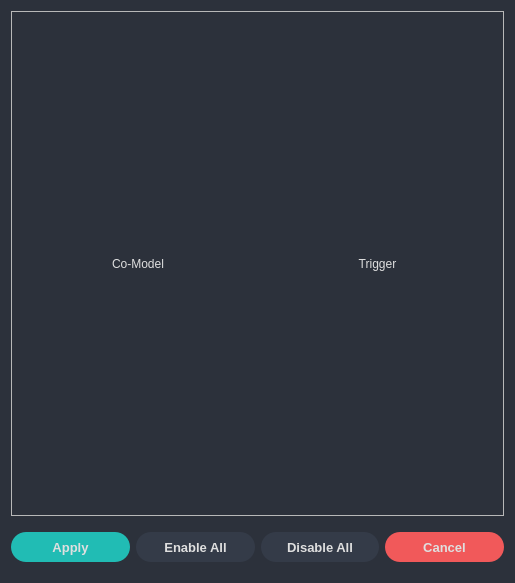
<?xml version="1.0" encoding="UTF-8"?>
<ui version="4.0">
 <class>TriggersWindow</class>
 <widget class="QWidget" name="TriggersWindow">
  <property name="geometry">
   <rect>
    <x>0</x>
    <y>0</y>
    <width>515</width>
    <height>583</height>
   </rect>
  </property>
  <property name="windowTitle">
   <string>Triggers</string>
  </property>
  <property name="windowIcon">
   <iconset resource="../res/res.qrc">
    <normaloff>:/icons/icons/design_creator_icon.ico</normaloff>:/icons/icons/design_creator_icon.ico</iconset>
  </property>
  <property name="styleSheet">
   <string notr="true">#TriggersWindow, #scrollAreaWidgetContents{
	background-color: rgb(44, 49, 59);
}
/* Label */
QLabel{
	color: rgb(223, 223, 223);	
	font: 87 9pt &quot;Segoe UI Black&quot;;
}
/* Button */
QPushButton {
	border: 0px solid rgb(52, 59, 72);
	background-color: rgb(52, 59, 72);
	color: rgb(223, 223, 223);
	border-radius: 15px;
	margin-right:10px;
}
QPushButton:hover {
	background-color: rgb(57, 65, 80);
	border: 5px solid transparent;
}
QPushButton:pressed {	
	background-color: rgb(35, 40, 49);
	border: 7px solid transparent;
}
/* ComboBox */
QScrollBar:horizontal {
	border: none;
	background: rgb(52, 59, 72);
	height: 14px;
	margin: 0px 21px 0 21px;
	border-radius: 0px;
}
QFrame QScrollBar:vertical {
	border: none;
	background: rgb(52, 59, 72);
	width: 14px;
	margin: 21px 0 21px 0;
	border-radius: 0px;
}

QScrollBar::handle:horizontal {
	background: rgb(85, 170, 255);
	min-width: 25px;
	border-radius: 7px
}
QScrollBar::add-line:horizontal {
	border: none;
	background: rgb(55, 63, 77);
	width: 20px;
	border-top-right-radius: 7px;
	border-bottom-right-radius: 7px;
	subcontrol-position: right;
	subcontrol-origin: margin;
}
QScrollBar::sub-line:horizontal {
	border: none;
	background: rgb(55, 63, 77);
	width: 20px;
	border-top-left-radius: 7px;
	border-bottom-left-radius: 7px;
	subcontrol-position: left;
	subcontrol-origin: margin;
}
QScrollBar::up-arrow:horizontal, QScrollBar::down-arrow:horizontal
{
	background: none;
}
QScrollBar::add-page:horizontal, QScrollBar::sub-page:horizontal
{
	background: none;
}
QScrollBar::handle:vertical {    
	background: rgb(85, 170, 255);
	min-height: 25px;
	border-radius: 7px
}
QScrollBar::add-line:vertical {
	border: none;
	background: rgb(55, 63, 77);
	height: 20px;
	border-bottom-left-radius: 7px;
	border-bottom-right-radius: 7px;
	subcontrol-position: bottom;
	subcontrol-origin: margin;
}
QScrollBar::sub-line:vertical {
	border: none;
	background: rgb(55, 63, 77);
	height: 20px;
	border-top-left-radius: 7px;
	border-top-right-radius: 7px;
	subcontrol-position: top;
	subcontrol-origin: margin;
}
QScrollBar::up-arrow:vertical, QScrollBar::down-arrow:vertical {
	background: none;
}

QScrollBar::add-page:vertical, QScrollBar::sub-page:vertical {
	background: none;
}
QComboBox {
	background-color: rgb(52, 59, 72);
	border: 1px solid rgb(49, 54, 65);
	height: 30px;
	border-radius: 10px;
	padding-left: 10px;
	padding-right: 15px;
	color: rgb(223, 223, 223);
}
QComboBox QAbstractItemView {
    background-color:rgb(27, 29, 35);
	border: 0px;
	color: #fff;
    selection-background-color: rgb(64, 71, 88);
}
QComboBox::drop-down {
	border: 0px;
}
QComboBox::down-arrow{
	image: url(&quot;:/icons/icons/cil-chevron-bottom.png&quot;);
	width:15px;
	height:15px;
	margin-right:15px;
}
QComboBox:on {
	border: 0px solid rgb(61, 70, 86);
	background-color: rgb(57, 65, 80)
}
QComboBox QListView {
	background-color: rgb(27, 29, 35);
	border-radius: 10px;
	color: #FFF;
	padding: 10px;
}</string>
  </property>
  <layout class="QVBoxLayout" name="verticalLayout">
   <item>
    <widget class="QScrollArea" name="scrollArea">
     <property name="widgetResizable">
      <bool>true</bool>
     </property>
     <widget class="QWidget" name="scrollAreaWidgetContents">
      <property name="geometry">
       <rect>
        <x>0</x>
        <y>0</y>
        <width>491</width>
        <height>500</height>
       </rect>
      </property>
      <layout class="QVBoxLayout" name="verticalLayout_2">
       <item>
        <layout class="QHBoxLayout" name="horizontalLayout_2">
         <item>
          <widget class="QLabel" name="label">
           <property name="text">
            <string>Co-Model</string>
           </property>
           <property name="alignment">
            <set>Qt::AlignCenter</set>
           </property>
          </widget>
         </item>
         <item>
          <widget class="QLabel" name="label_2">
           <property name="text">
            <string>Trigger</string>
           </property>
           <property name="alignment">
            <set>Qt::AlignCenter</set>
           </property>
          </widget>
         </item>
        </layout>
       </item>
      </layout>
     </widget>
    </widget>
   </item>
   <item>
    <layout class="QHBoxLayout" name="horizontalLayout">
     <item>
      <widget class="QPushButton" name="pushButtonApply">
       <property name="minimumSize">
        <size>
         <width>100</width>
         <height>50</height>
        </size>
       </property>
       <property name="font">
        <font>
         <pointsize>10</pointsize>
         <weight>75</weight>
         <bold>true</bold>
        </font>
       </property>
       <property name="styleSheet">
        <string notr="true">QPushButton {
	margin: 10 0 10 0;
	background-color: rgb(33, 188, 180);
}

QPushButton:hover {	
	background-color: rgb(84, 195, 195);
}

QPushButton:pressed {	
	background-color: rgb(25, 154, 147);
}</string>
       </property>
       <property name="text">
        <string>Apply</string>
       </property>
      </widget>
     </item>
     <item>
      <widget class="QPushButton" name="pushButtonEnableAll">
       <property name="minimumSize">
        <size>
         <width>100</width>
         <height>50</height>
        </size>
       </property>
       <property name="font">
        <font>
         <pointsize>10</pointsize>
         <weight>75</weight>
         <bold>true</bold>
        </font>
       </property>
       <property name="styleSheet">
        <string notr="true">QPushButton{
	margin: 10 0 10 0;
}</string>
       </property>
       <property name="text">
        <string>Enable All</string>
       </property>
      </widget>
     </item>
     <item>
      <widget class="QPushButton" name="pushButtonDisableAll">
       <property name="minimumSize">
        <size>
         <width>100</width>
         <height>50</height>
        </size>
       </property>
       <property name="font">
        <font>
         <pointsize>10</pointsize>
         <weight>75</weight>
         <bold>true</bold>
        </font>
       </property>
       <property name="styleSheet">
        <string notr="true">QPushButton{
	margin: 10 0 10 0;
}</string>
       </property>
       <property name="text">
        <string>Disable All</string>
       </property>
      </widget>
     </item>
     <item>
      <widget class="QPushButton" name="pushButtonCancel">
       <property name="minimumSize">
        <size>
         <width>100</width>
         <height>50</height>
        </size>
       </property>
       <property name="font">
        <font>
         <pointsize>10</pointsize>
         <weight>75</weight>
         <bold>true</bold>
        </font>
       </property>
       <property name="styleSheet">
        <string notr="true">QPushButton {
	margin: 10 0 10 0;
	background-color: rgb(241, 89, 90);
}

QPushButton:hover {	
	background-color: rgb(255, 102, 102);
}

QPushButton:pressed {	
	background-color: rgb(202, 75, 75);
}</string>
       </property>
       <property name="text">
        <string>Cancel</string>
       </property>
      </widget>
     </item>
    </layout>
   </item>
  </layout>
 </widget>
 <resources>
  <include location="../res/res.qrc"/>
 </resources>
 <connections/>
</ui>
